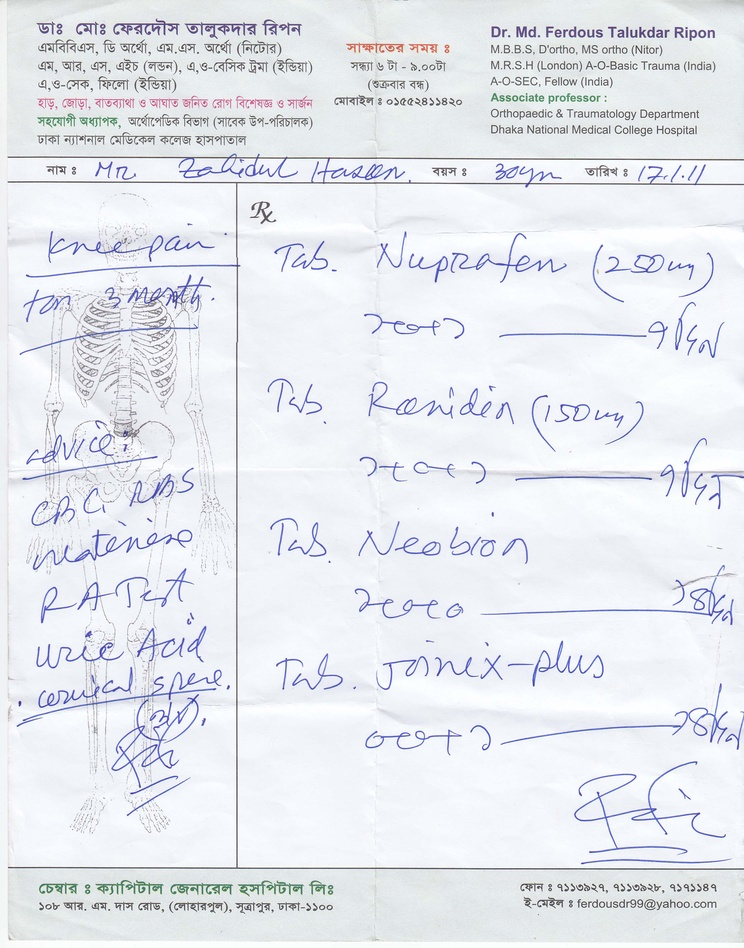
#> input picture project/data-4.jpg, 744 x 948 px, shrunk from 2527 x 3220 before the run
$ python 'main copy 2.py'
#> lines starting #> are read from the running program, lines starting #| are printed output that depends on the picture; after the words box and inside, x2 and y2 are one past the last pixel; in counts of white or black regions, pixels touching at a corner belong together
import cv2
import numpy as np
import matplotlib.pyplot as plt

# Load the image
image = cv2.imread("data-4.jpg")
#> image is the input picture: shape (948, 744, 3); mean B, G, R 239.4, 233.4, 230.3
original = image.copy()
gray = cv2.cvtColor(image, cv2.COLOR_BGR2GRAY)
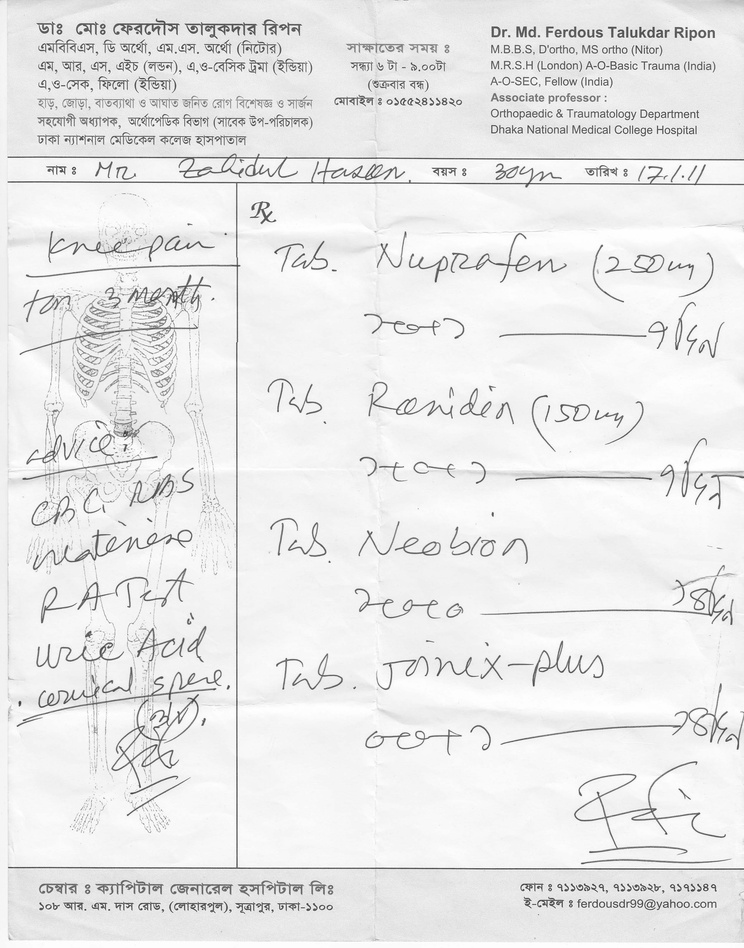
#> gray: shape (948, 744); min 42, max 255, mean 233.3

# MSER object
mser = cv2.MSER_create()

# Detect regions
regions, _ = mser.detectRegions(gray)
#> regions = 2008 items

# Draw MSER regions
hulls = [cv2.convexHull(p.reshape(-1, 1, 2)) for p in regions]
#> hulls = 2008 contours, 10 with area under 20; largest, box (x1, y1, x2, y2) and area: (7, 153, 743, 878) 526892, (7, 153, 743, 872) 524684, (7, 153, 743, 870) 523916, (7, 153, 743, 870) 523834, (7, 153, 743, 870) 523830
mser_img = original.copy()
cv2.polylines(mser_img, hulls, 1, (0, 255, 0))
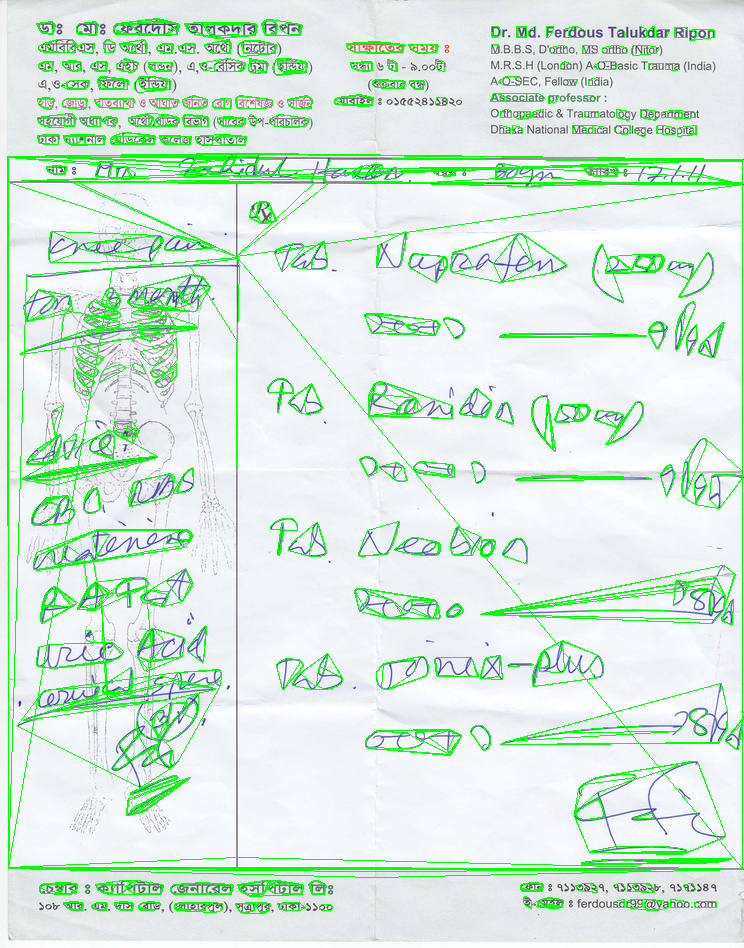
#> mser_img: shape (948, 744, 3); 8.14% of pixels changed, all inside (x1, y1, x2, y2) = (7, 18, 743, 914)

# Find bounding boxes from hulls
boxes = [cv2.boundingRect(hull) for hull in hulls]
#> boxes = 2008 items, first 6: (37, 22, 17, 12), (37, 22, 18, 12), (37, 22, 18, 13), (37, 22, 18, 13), (37, 22, 18, 13), (36, 21, 20, 14)

# Draw all bounding boxes on the image
for x, y, w, h in boxes:
    cv2.rectangle(original, (x, y), (x + w, y + h), (255, 0, 0), 2)
#> this loop made 2008 passes
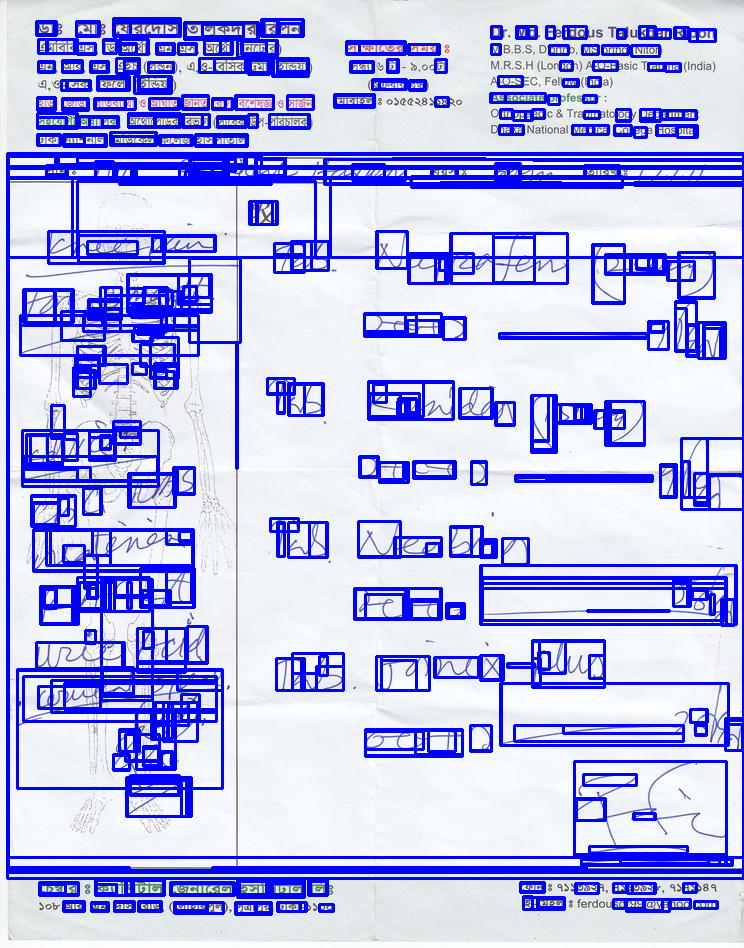
#> original: shape (948, 744, 3); mean B, G, R 244.3, 185.4, 182.9

# Edge detection using Canny
edges = cv2.Canny(gray, 50, 150)
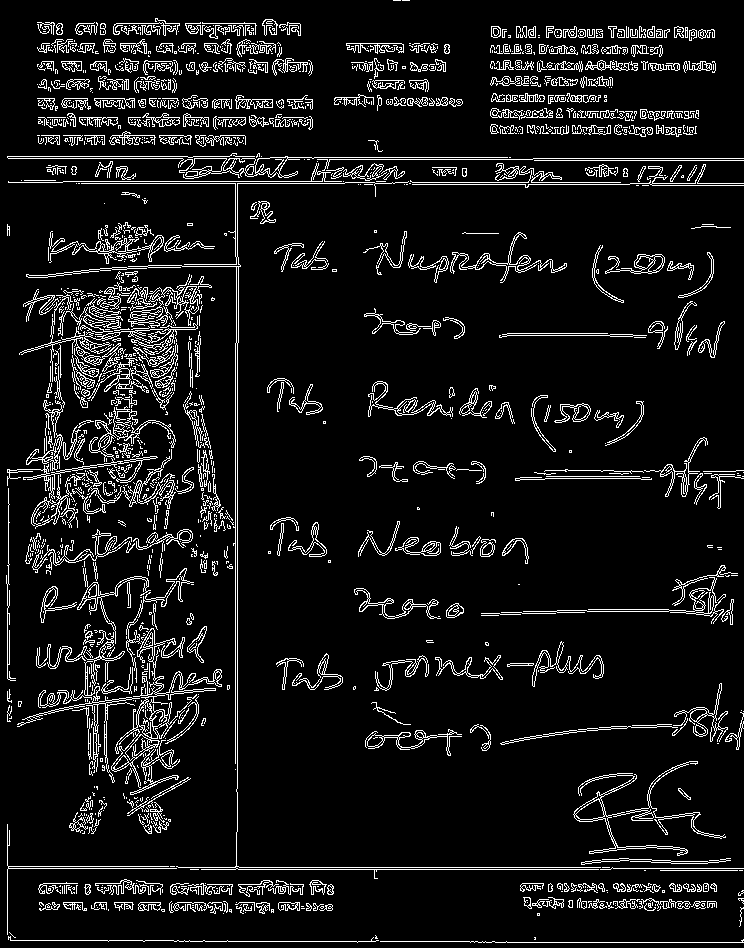
#> edges: shape (948, 744); 8.5% white in thin lines or dots

# Line detection using Hough Transform
lines = cv2.HoughLinesP(edges, 1, np.pi / 180, threshold=100, minLineLength=50, maxLineGap=10)
#> lines = 349 rows, first 6: [237, 831, 237, 343], [235, 266, 235, 117], [533, 158, 743, 158], [178, 867, 612, 867], [76, 183, 344, 183], [190, 869, 610, 869]
line_img = image.copy()
if lines is not None:
    for line in lines:
        x1, y1, x2, y2 = line[0]
        cv2.line(line_img, (x1, y1), (x2, y2), (0, 255, 0), 2)
#> this loop made 349 passes
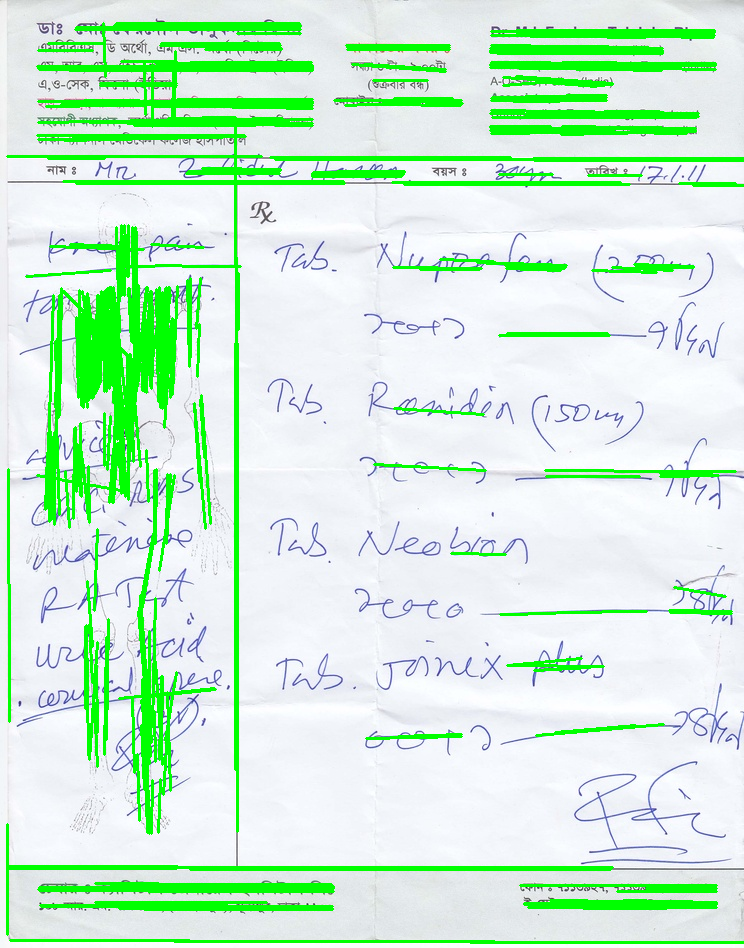
#> line_img: shape (948, 744, 3); 12.11% of pixels changed, all inside (x1, y1, x2, y2) = (6, 22, 744, 944)

# Document edges using contours
contours, _ = cv2.findContours(edges, cv2.RETR_EXTERNAL, cv2.CHAIN_APPROX_SIMPLE)
#> contours = 1434 contours, 1161 with area under 20; largest, box (x1, y1, x2, y2) and area: (111, 628, 222, 795) 2834, (573, 761, 726, 856) 1380, (179, 156, 508, 179) 756, (49, 231, 164, 264) 597, (450, 232, 567, 283) 570
contour_img = image.copy()
cv2.drawContours(contour_img, contours, -1, (0, 0, 255), 2)

# Show results
plt.figure(figsize=(16, 10))

# Image with MSER regions
plt.subplot(2, 3, 1)
plt.imshow(cv2.cvtColor(mser_img, cv2.COLOR_BGR2RGB))
plt.title("MSER Detected Text Regions")
plt.axis('off')

# Image with bounding boxes
plt.subplot(2, 3, 2)
plt.imshow(cv2.cvtColor(original, cv2.COLOR_BGR2RGB))
plt.title("All Bounding Boxes")
plt.axis('off')

# Edge-detected image
plt.subplot(2, 3, 3)
plt.imshow(edges, cmap='gray')
plt.title("Canny Edge Detection")
plt.axis('off')

# Image with detected lines
plt.subplot(2, 3, 4)
plt.imshow(cv2.cvtColor(line_img, cv2.COLOR_BGR2RGB))
plt.title("Hough Line Detection")
plt.axis('off')

# Image with documented edges
plt.subplot(2, 3, 5)
plt.imshow(cv2.cvtColor(contour_img, cv2.COLOR_BGR2RGB))
plt.title("Documented Edges (Contours)")
plt.axis('off')

plt.tight_layout()
plt.show()
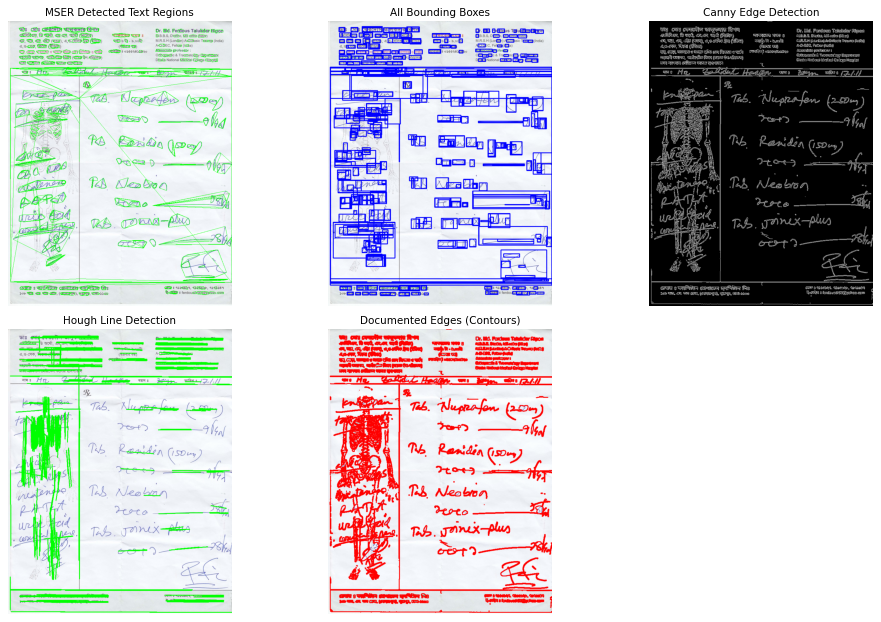
#> figure drawn by matplotlib, 5 panels

$ run again, with project/1.jpg copied over project/data-4.jpg
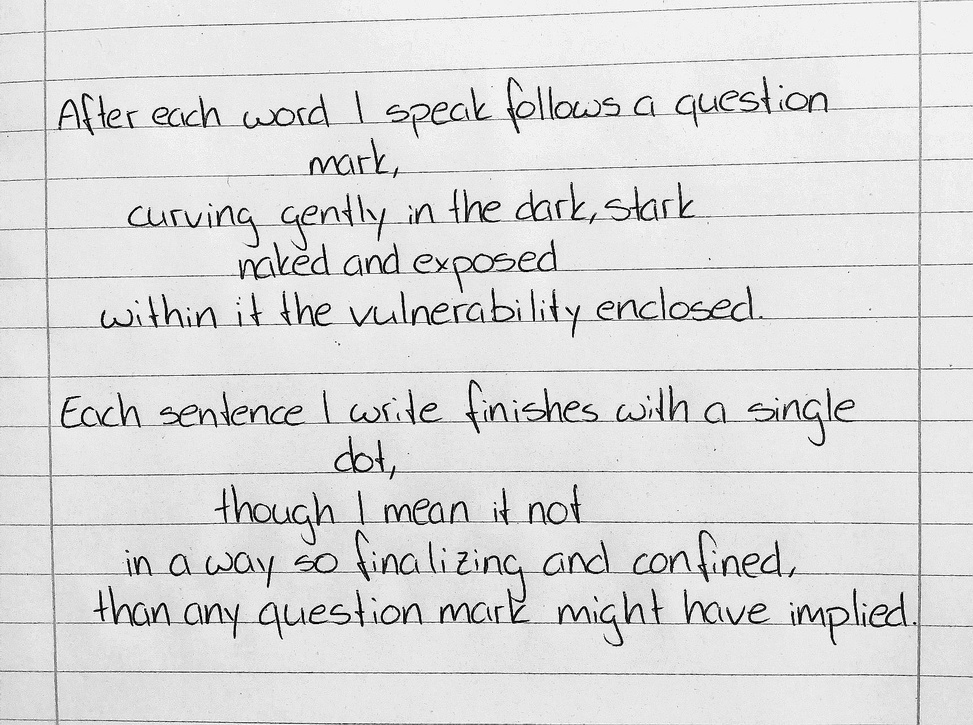
#> input picture project/1.jpg, 973 x 725 px, shrunk from 1728 x 1287 before the run
#> image is the input picture: shape (725, 973, 3); min 0, max 255, mean 220
#> regions = 2368 items
#> hulls = 2368 contours, 7 with area under 20; largest, box (x1, y1, x2, y2) and area: (308, 529, 842, 647) 48419, (199, 77, 678, 139) 20356, (95, 379, 566, 434) 20006, (95, 379, 566, 434) 20006, (95, 379, 566, 434) 20004
#> mser_img: shape (725, 973, 3); 8.79% of pixels changed, all inside (x1, y1, x2, y2) = (1, 1, 972, 724)
#> boxes = 2368 items, first 6: (64, 276, 58, 2), (64, 276, 59, 3), (61, 99, 19, 28), (61, 99, 19, 29), (59, 99, 21, 29), (59, 99, 21, 29)
#> the loop `for x, y, w, h in boxes:` made 2368 passes
#> `edges = cv2.Canny(gray, 50, 150)`:
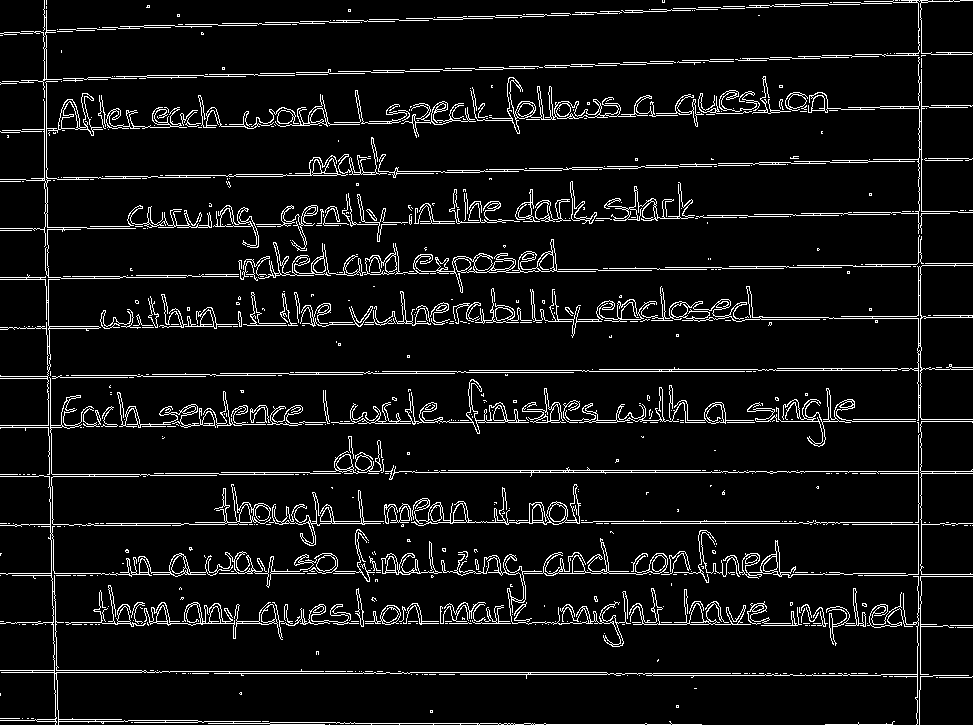
#> edges: shape (725, 973); 7% white in thin lines or dots
#> lines = 304 rows, first 6: [412, 472, 755, 472], [840, 573, 905, 573], [347, 224, 656, 219], [4, 32, 55, 30], [522, 16, 666, 11], [102, 623, 531, 623]
#> the loop `for line in lines:` made 304 passes
#> contours = 744 contours, 654 with area under 20; largest, box (x1, y1, x2, y2) and area: (395, 239, 596, 293) 1285, (411, 484, 581, 526) 1278, (469, 263, 973, 421) 1254, (0, 81, 348, 279) 1202, (470, 77, 678, 134) 1134
#> `cv2.drawContours(contour_img, contours, -1, (0, 0, 255), 2)`:
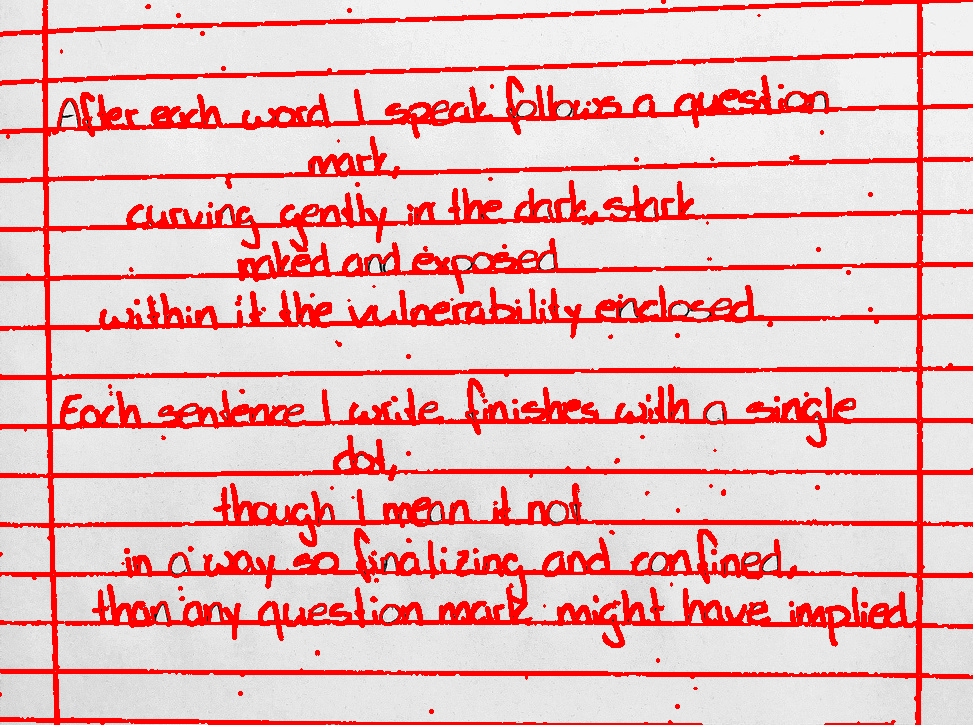
#> contour_img: shape (725, 973, 3); 18.27% of pixels changed, all inside (x1, y1, x2, y2) = (0, 0, 973, 725)
